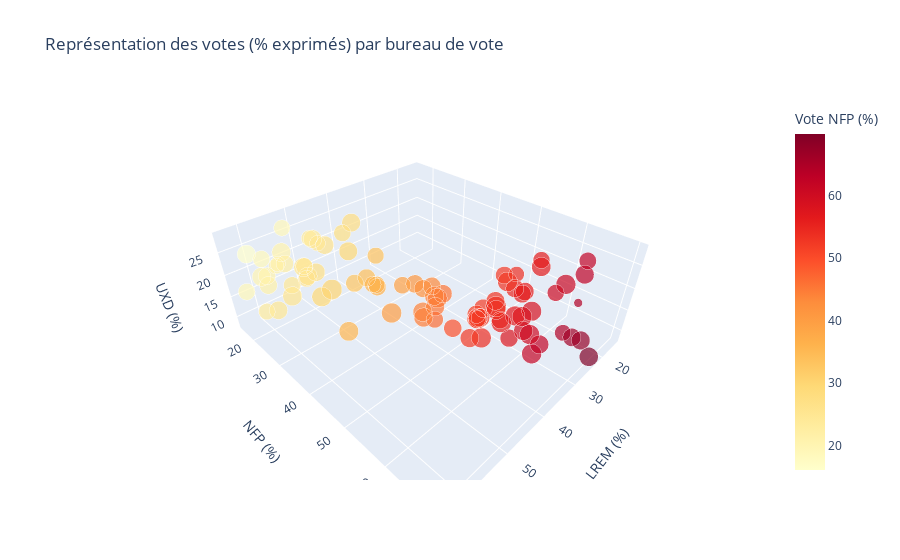

The cell this chart's notebook holds for it:
### Code cell
#Représentation 2nd tour législatives (% suffrages exprimés) 

# Visualisation en 3D avec la colonne Couleur
manip = df.copy() 
manip['Vote NFP (%)'] = manip['% VEXP_UG_LegiT2']

fig = px.scatter_3d(
    manip,
    x='% VEXP_LREM_LegiT2',         # Proportion pour Olivier Véran
    y='% VEXP_UG_LegiT2',           # Proportion pour Hugo Prévost
    z='% VEXP_UXD_LegiT2',          # Proportion pour Alexandre Lacroix
    color='Vote NFP (%)',                # Intensité couleur selon la colonne créée
    color_continuous_scale=px.colors.sequential.YlOrRd,  # Dégradé de jaune à rouge
    size='Inscrits_LegiT1',         # Taille des points selon le nombre total d'inscrits
    hover_name='Libellé commune',   # Nom de la commune
    title="Représentation des votes (% exprimés) par bureau de vote"
)

# Ajouter un hovertemplate pour personnaliser les info-bulles
fig.update_traces(
    hovertemplate=(
        'Commune: %{hovertext}<br>' +
        'Olivier Véran: %{x:.2f}<br>' +
        'Hugo Prévost: %{y:.2f}<br>' +
        'Alexandre Lacroix: %{z:.2f}<br>' +
        'Inscrits: %{customdata[0]}<br>'
    ),
    customdata=df[['Inscrits_LegiT1']].values,  # Ajouter les inscrits comme données personnalisées
)


# Personnalisation des axes
fig.update_layout(scene=dict(
    xaxis_title="LREM (%)",
    yaxis_title="NFP (%)",
    zaxis_title="UXD (%)"
))

# Supprimer la barre de dégradé (color bar)
fig.write_html("graphiques/votes_BV_LEGIT2.html")

# Afficher le graphique 
fig.show()

### Figure 1 — Plotly figure (JSON) as saved in the notebook; plotly's stock layout.template omitted (floating-point values rounded to 4 significant figures)
{"data": [{"customdata": [[965], [992], [980], [1036], [1032], [1143], [1207], [1085], [1168], [1018], [1022], [1158], [1171], [1148], [1018], [787], [966], [1052], [972], [848], [905], [928], [1144], [1025], [1111], [1079], [1135], [863], [1066], [833], [1002], [1233], [1135], [1140], [828], [975], [712], [965], [994], [1070], [947], [217], [1011], [1031], [1029], [1059], [1127], [1148], [974], [1139], [947], [936], [860], [959], [805], [803], [917], [855], [870], [834], [833], [884], [902], [976], [934], [999], [1008], [714], [1082], [689], [1005], [864], [927], [801], [889], [829], [788], [774], [1003], [849], [726], [850], [1009], [1070], [1103], [1069], [923]], "hovertemplate": "Commune: %{hovertext}<br>Olivier Véran: %{x:.2f}<br>Hugo Prévost: %{y:.2f}<br>Alexandre Lacroix: %{z:.2f}<br>Inscrits: %{customdata[0]}<br>", "hovertext": ["Bernin", "Bernin", "Bernin", "Biviers", "Biviers", "Corenc", "Corenc", "Corenc", "Grenoble", "Grenoble", "Grenoble", "Grenoble", "Grenoble", "Grenoble", "Grenoble", "Grenoble", "Grenoble", "Grenoble", "Grenoble", "Grenoble", "Grenoble", "Grenoble", "Grenoble", "Grenoble", "Grenoble", "Grenoble", "Grenoble", "Grenoble", "Grenoble", "Grenoble", "Grenoble", "Grenoble", "Grenoble", "Grenoble", "Grenoble", "Grenoble", "Grenoble", "Grenoble", "Grenoble", "Grenoble", "Grenoble", "Grenoble", "Grenoble", "Grenoble", "Grenoble", "Grenoble", "Grenoble", "Grenoble", "Grenoble", "Grenoble", "Grenoble", "Meylan", "Meylan", "Meylan", "Meylan", "Meylan", "Meylan", "Meylan", "Meylan", "Meylan", "Meylan", "Meylan", "Meylan", "Meylan", "Meylan", "Meylan", "Meylan", "Montbonnot-Saint-Martin", "Montbonnot-Saint-Martin", "Montbonnot-Saint-Martin", "Montbonnot-Saint-Martin", "Montbonnot-Saint-Martin", "Saint-Ismier", "Saint-Ismier", "Saint-Ismier", "Saint-Ismier", "Saint-Ismier", "Saint-Ismier", "Saint-Ismier", "Saint-Nazaire-les-Eymes", "Saint-Nazaire-les-Eymes", "Saint-Nazaire-les-Eymes", "Le Sappey-en-Chartreuse", "La Tronche", "La Tronche", "La Tronche", "La Tronche"], "legendgroup": "", "marker": {"color": [26.81, 26.04, 25.86, 19.88, 20.61, 29.47, 30.27, 25.51, 55.48, 67.48, 45.41, 53.98, 40.07, 61.95, 51.98, 64.52, 66.08, 69.83, 52.07, 46.35, 55.14, 57.73, 57.79, 62.94, 51.97, 53.82, 61.17, 62.3, 56.52, 56.04, 53.03, 53.53, 58.67, 45.05, 60.48, 56.23, 53.79, 51.52, 45.45, 44.68, 49.43, 64.29, 51.86, 62.25, 52.45, 59.06, 56.81, 60.18, 54.68, 53.16, 56.07, 34.01, 35.87, 40.94, 33.52, 35.36, 32.83, 39.37, 36.17, 26.06, 24.77, 20.54, 52.23, 24.74, 43.39, 16.09, 29.5, 21.03, 24.74, 21.05, 27.68, 24.63, 21.46, 23.29, 21.99, 19.06, 18.83, 23.29, 23.78, 18.48, 24.78, 27.31, 52.32, 44.13, 35.77, 44.47, 42.39], "coloraxis": "coloraxis", "size": [965, 992, 980, 1036, 1032, 1143, 1207, 1085, 1168, 1018, 1022, 1158, 1171, 1148, 1018, 787, 966, 1052, 972, 848, 905, 928, 1144, 1025, 1111, 1079, 1135, 863, 1066, 833, 1002, 1233, 1135, 1140, 828, 975, 712, 965, 994, 1070, 947, 217, 1011, 1031, 1029, 1059, 1127, 1148, 974, 1139, 947, 936, 860, 959, 805, 803, 917, 855, 870, 834, 833, 884, 902, 976, 934, 999, 1008, 714, 1082, 689, 1005, 864, 927, 801, 889, 829, 788, 774, 1003, 849, 726, 850, 1009, 1070, 1103, 1069, 923], "sizemode": "area", "sizeref": 3.083, "symbol": "circle"}, "mode": "markers", "name": "", "scene": "scene", "showlegend": false, "type": "scatter3d", "x": [52.36, 53.73, 49.11, 60, 55.46, 53.48, 51.57, 57.37, 31.47, 22.22, 39.07, 35.32, 45.39, 29.81, 32.78, 24.01, 23.16, 22.4, 34.45, 40.12, 31.42, 31.63, 28.22, 16.58, 34.21, 31.16, 19.87, 15.12, 21.81, 21.26, 30.58, 30.94, 26.53, 38.14, 21.88, 25.92, 25.69, 34.16, 37.05, 41.46, 38.39, 19.64, 34.53, 28.06, 36.89, 29.16, 29.1, 28.6, 27, 27.47, 26.45, 46.02, 45.24, 40.03, 43.09, 45.69, 48.04, 41.81, 45.29, 54.09, 53.47, 59.21, 27.39, 60.32, 37.93, 60.28, 46.43, 57.2, 53.64, 56.84, 43.83, 56.57, 59.74, 61.96, 55.87, 63.13, 53.5, 50.61, 50.27, 58.65, 49.91, 45.8, 33.89, 41.16, 52.53, 38.35, 39.3], "y": [26.81, 26.04, 25.86, 19.88, 20.61, 29.47, 30.27, 25.51, 55.48, 67.48, 45.41, 53.98, 40.07, 61.95, 51.98, 64.52, 66.08, 69.83, 52.07, 46.35, 55.14, 57.73, 57.79, 62.94, 51.97, 53.82, 61.17, 62.3, 56.52, 56.04, 53.03, 53.53, 58.67, 45.05, 60.48, 56.23, 53.79, 51.52, 45.45, 44.68, 49.43, 64.29, 51.86, 62.25, 52.45, 59.06, 56.81, 60.18, 54.68, 53.16, 56.07, 34.01, 35.87, 40.94, 33.52, 35.36, 32.83, 39.37, 36.17, 26.06, 24.77, 20.54, 52.23, 24.74, 43.39, 16.09, 29.5, 21.03, 24.74, 21.05, 27.68, 24.63, 21.46, 23.29, 21.99, 19.06, 18.83, 23.29, 23.78, 18.48, 24.78, 27.31, 52.32, 44.13, 35.77, 44.47, 42.39], "z": [20.83, 20.23, 25.03, 20.12, 23.93, 17.04, 18.16, 17.13, 13.05, 10.3, 15.52, 10.7, 14.54, 8.24, 15.24, 11.47, 10.77, 7.77, 13.48, 13.53, 13.44, 10.64, 13.99, 20.47, 13.83, 15.02, 18.96, 22.58, 21.68, 22.7, 16.39, 15.52, 14.8, 16.81, 17.65, 17.85, 20.52, 14.33, 17.49, 13.86, 12.18, 16.07, 13.61, 9.68, 10.66, 11.79, 14.09, 11.22, 18.32, 19.37, 17.49, 19.97, 18.89, 19.03, 23.39, 18.95, 19.13, 18.82, 18.55, 19.85, 21.75, 20.24, 20.38, 14.95, 18.68, 23.63, 24.07, 21.77, 21.62, 22.11, 28.49, 18.81, 18.81, 14.75, 22.14, 17.81, 27.67, 26.09, 25.95, 22.87, 25.31, 26.88, 13.79, 14.71, 11.7, 17.18, 18.31]}], "layout": {"autosize": true, "coloraxis": {"colorbar": {"title": {"text": "Vote NFP (%)"}}, "colorscale": [[0, "rgb(255,255,204)"], [0.125, "rgb(255,237,160)"], [0.25, "rgb(254,217,118)"], [0.375, "rgb(254,178,76)"], [0.5, "rgb(253,141,60)"], [0.625, "rgb(252,78,42)"], [0.75, "rgb(227,26,28)"], [0.875, "rgb(189,0,38)"], [1, "rgb(128,0,38)"]]}, "legend": {"itemsizing": "constant", "tracegroupgap": 0}, "scene": {"aspectmode": "auto", "aspectratio": {"x": 1.274, "y": 1.427, "z": 0.55}, "domain": {"x": [0, 1], "y": [0, 1]}, "xaxis": {"title": {"text": "LREM (%)"}, "type": "linear"}, "yaxis": {"title": {"text": "NFP (%)"}, "type": "linear"}, "zaxis": {"title": {"text": "UXD (%)"}, "type": "linear"}}, "title": {"text": "Représentation des votes (% exprimés) par bureau de vote"}}}
